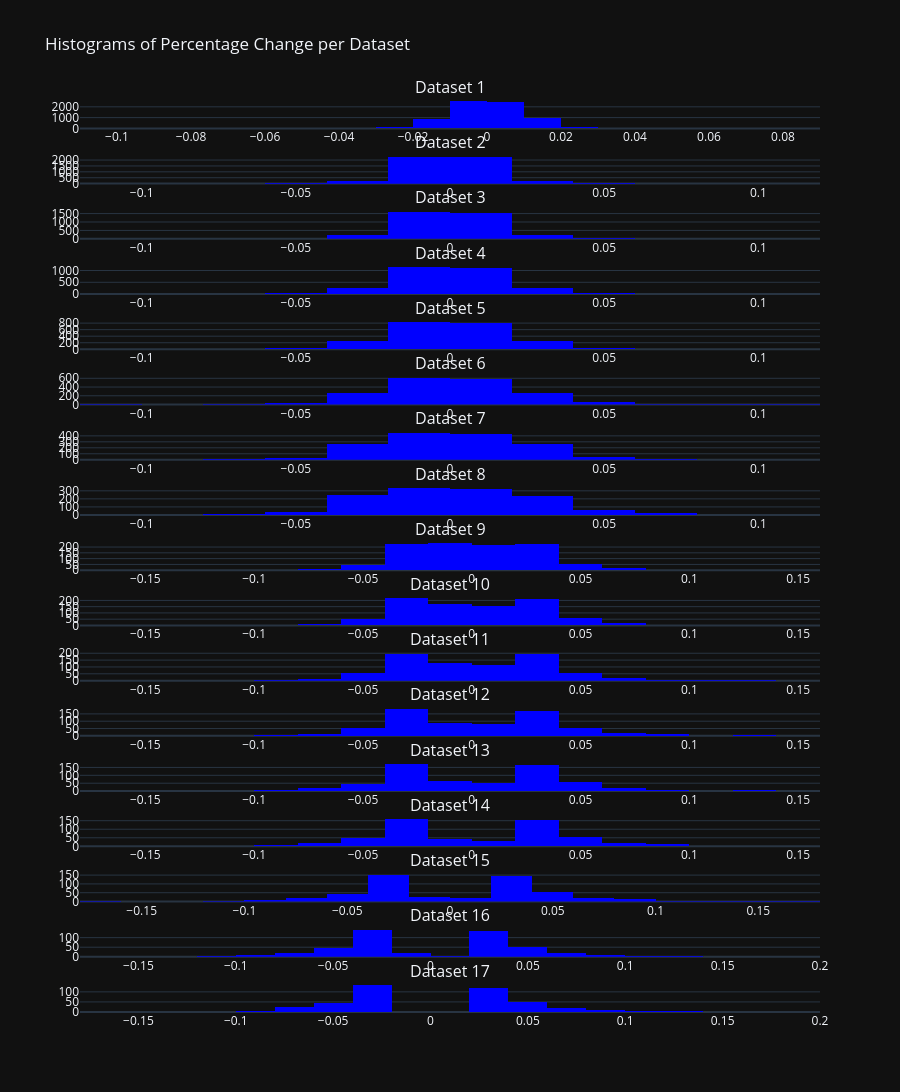

Notebook source saved alongside this figure:
### Code cell
import pandas as pd
import plotly.graph_objects as go
from plotly.subplots import make_subplots

# Function to load datasets and create subplots for histogram plots
def plot_histogram_subplots(datasets):
    # Calculate the number of rows needed for subplots based on the number of datasets
    rows = len(datasets)
    
    # Create a subplot figure with one column and as many rows as there are datasets
    fig = make_subplots(rows=rows, cols=1, subplot_titles=[f'Dataset {i+1}' for i in range(rows)])

    for i, dataset_path in enumerate(datasets):
        # Load dataset
        df = pd.read_csv(dataset_path)

        # Check if 'perc_change' column exists
        if 'percentage_change' in df.columns:
            # Add a histogram trace for each dataset, each in its own subplot
            fig.add_trace(go.Histogram(x=df['percentage_change'], nbinsx=20, marker_color='blue'), row=i+1, col=1)
        else:
            print(f"'perc_change' column not found in Dataset {i+1}")

    # Update layout for all subplots together
    fig.update_layout(
        height=300*rows,  # Adjust the figure height based on the number of subplots
        width=900,
        title_text='Histograms of Percentage Change per Dataset',
        showlegend=False
    )
    
    # Show plot
    fig.show()
    fig.write_image("E:\SignalModel\price features/figure.png")
# List of dataset paths
datasets = [
    'E:\SignalModel\price features\\0.004\\new_analysis_dataframe.csv',
    'E:\SignalModel\price features\\0.005\\new_analysis_dataframe.csv',
    'E:\SignalModel\price features\\0.006\\new_analysis_dataframe.csv',
     'E:\SignalModel\price features\\0.007\\new_analysis_dataframe.csv',
     'E:\SignalModel\price features\\0.008\\new_analysis_dataframe.csv',
     'E:\SignalModel\price features\\0.009\\new_analysis_dataframe.csv',
     'E:\SignalModel\price features\\0.01\\new_analysis_dataframe.csv',
     'E:\SignalModel\price features\\0.011\\new_analysis_dataframe.csv',
     'E:\SignalModel\price features\\0.012\\new_analysis_dataframe.csv',
     'E:\SignalModel\price features\\0.013\\new_analysis_dataframe.csv',
     'E:\SignalModel\price features\\0.014\\new_analysis_dataframe.csv',
     'E:\SignalModel\price features\\0.015\\new_analysis_dataframe.csv',
     'E:\SignalModel\price features\\0.016\\new_analysis_dataframe.csv',
     'E:\SignalModel\price features\\0.017\\new_analysis_dataframe.csv',
     'E:\SignalModel\price features\\0.018\\new_analysis_dataframe.csv',
     'E:\SignalModel\price features\\0.019\\new_analysis_dataframe.csv',
     'E:\SignalModel\price features\\0.02\\new_analysis_dataframe.csv',
]


plot_histogram_subplots(datasets)

### Figure 1 — Plotly figure (JSON) as saved in the notebook; plotly's stock layout.template omitted (floating-point values rounded to 4 significant figures; data arrays with more than 128 entries replaced by an {"elided": "..."} marker saying what was removed)
{"data": [{"marker": {"color": "blue"}, "nbinsx": 20, "x": {"elided": "7124 float values"}, "type": "histogram", "xaxis": "x", "yaxis": "y"}, {"marker": {"color": "blue"}, "nbinsx": 20, "x": {"elided": "4998 float values"}, "type": "histogram", "xaxis": "x2", "yaxis": "y2"}, {"marker": {"color": "blue"}, "nbinsx": 20, "x": {"elided": "3690 float values"}, "type": "histogram", "xaxis": "x3", "yaxis": "y3"}, {"marker": {"color": "blue"}, "nbinsx": 20, "x": {"elided": "2836 float values"}, "type": "histogram", "xaxis": "x4", "yaxis": "y4"}, {"marker": {"color": "blue"}, "nbinsx": 20, "x": {"elided": "2242 float values"}, "type": "histogram", "xaxis": "x5", "yaxis": "y5"}, {"marker": {"color": "blue"}, "nbinsx": 20, "x": {"elided": "1843 float values"}, "type": "histogram", "xaxis": "x6", "yaxis": "y6"}, {"marker": {"color": "blue"}, "nbinsx": 20, "x": {"elided": "1517 float values"}, "type": "histogram", "xaxis": "x7", "yaxis": "y7"}, {"marker": {"color": "blue"}, "nbinsx": 20, "x": {"elided": "1269 float values"}, "type": "histogram", "xaxis": "x8", "yaxis": "y8"}, {"marker": {"color": "blue"}, "nbinsx": 20, "x": {"elided": "1047 float values"}, "type": "histogram", "xaxis": "x9", "yaxis": "y9"}, {"marker": {"color": "blue"}, "nbinsx": 20, "x": {"elided": "905 float values"}, "type": "histogram", "xaxis": "x10", "yaxis": "y10"}, {"marker": {"color": "blue"}, "nbinsx": 20, "x": {"elided": "793 float values"}, "type": "histogram", "xaxis": "x11", "yaxis": "y11"}, {"marker": {"color": "blue"}, "nbinsx": 20, "x": {"elided": "691 float values"}, "type": "histogram", "xaxis": "x12", "yaxis": "y12"}, {"marker": {"color": "blue"}, "nbinsx": 20, "x": {"elided": "618 float values"}, "type": "histogram", "xaxis": "x13", "yaxis": "y13"}, {"marker": {"color": "blue"}, "nbinsx": 20, "x": {"elided": "556 float values"}, "type": "histogram", "xaxis": "x14", "yaxis": "y14"}, {"marker": {"color": "blue"}, "nbinsx": 20, "x": {"elided": "514 float values"}, "type": "histogram", "xaxis": "x15", "yaxis": "y15"}, {"marker": {"color": "blue"}, "nbinsx": 20, "x": {"elided": "471 float values"}, "type": "histogram", "xaxis": "x16", "yaxis": "y16"}, {"marker": {"color": "blue"}, "nbinsx": 20, "x": {"elided": "425 float values"}, "type": "histogram", "xaxis": "x17", "yaxis": "y17"}], "layout": {"xaxis": {"anchor": "y", "domain": [0.0, 1.0]}, "yaxis": {"anchor": "x", "domain": [0.9689, 1.0]}, "xaxis2": {"anchor": "y2", "domain": [0.0, 1.0]}, "yaxis2": {"anchor": "x2", "domain": [0.9083, 0.9394]}, "xaxis3": {"anchor": "y3", "domain": [0.0, 1.0]}, "yaxis3": {"anchor": "x3", "domain": [0.8478, 0.8789]}, "xaxis4": {"anchor": "y4", "domain": [0.0, 1.0]}, "yaxis4": {"anchor": "x4", "domain": [0.7872, 0.8183]}, "xaxis5": {"anchor": "y5", "domain": [0.0, 1.0]}, "yaxis5": {"anchor": "x5", "domain": [0.7266, 0.7578]}, "xaxis6": {"anchor": "y6", "domain": [0.0, 1.0]}, "yaxis6": {"anchor": "x6", "domain": [0.6661, 0.6972]}, "xaxis7": {"anchor": "y7", "domain": [0.0, 1.0]}, "yaxis7": {"anchor": "x7", "domain": [0.6055, 0.6367]}, "xaxis8": {"anchor": "y8", "domain": [0.0, 1.0]}, "yaxis8": {"anchor": "x8", "domain": [0.545, 0.5761]}, "xaxis9": {"anchor": "y9", "domain": [0.0, 1.0]}, "yaxis9": {"anchor": "x9", "domain": [0.4844, 0.5156]}, "xaxis10": {"anchor": "y10", "domain": [0.0, 1.0]}, "yaxis10": {"anchor": "x10", "domain": [0.4239, 0.455]}, "xaxis11": {"anchor": "y11", "domain": [0.0, 1.0]}, "yaxis11": {"anchor": "x11", "domain": [0.3633, 0.3945]}, "xaxis12": {"anchor": "y12", "domain": [0.0, 1.0]}, "yaxis12": {"anchor": "x12", "domain": [0.3028, 0.3339]}, "xaxis13": {"anchor": "y13", "domain": [0.0, 1.0]}, "yaxis13": {"anchor": "x13", "domain": [0.2422, 0.2734]}, "xaxis14": {"anchor": "y14", "domain": [0.0, 1.0]}, "yaxis14": {"anchor": "x14", "domain": [0.1817, 0.2128]}, "xaxis15": {"anchor": "y15", "domain": [0.0, 1.0]}, "yaxis15": {"anchor": "x15", "domain": [0.1211, 0.1522]}, "xaxis16": {"anchor": "y16", "domain": [0.0, 1.0]}, "yaxis16": {"anchor": "x16", "domain": [0.06055, 0.0917]}, "xaxis17": {"anchor": "y17", "domain": [0.0, 1.0]}, "yaxis17": {"anchor": "x17", "domain": [0.0, 0.03114]}, "annotations": [{"font": {"size": 16}, "showarrow": false, "text": "Dataset 1", "x": 0.5, "xanchor": "center", "xref": "paper", "y": 1.0, "yanchor": "bottom", "yref": "paper"}, {"font": {"size": 16}, "showarrow": false, "text": "Dataset 2", "x": 0.5, "xanchor": "center", "xref": "paper", "y": 0.9394, "yanchor": "bottom", "yref": "paper"}, {"font": {"size": 16}, "showarrow": false, "text": "Dataset 3", "x": 0.5, "xanchor": "center", "xref": "paper", "y": 0.8789, "yanchor": "bottom", "yref": "paper"}, {"font": {"size": 16}, "showarrow": false, "text": "Dataset 4", "x": 0.5, "xanchor": "center", "xref": "paper", "y": 0.8183, "yanchor": "bottom", "yref": "paper"}, {"font": {"size": 16}, "showarrow": false, "text": "Dataset 5", "x": 0.5, "xanchor": "center", "xref": "paper", "y": 0.7578, "yanchor": "bottom", "yref": "paper"}, {"font": {"size": 16}, "showarrow": false, "text": "Dataset 6", "x": 0.5, "xanchor": "center", "xref": "paper", "y": 0.6972, "yanchor": "bottom", "yref": "paper"}, {"font": {"size": 16}, "showarrow": false, "text": "Dataset 7", "x": 0.5, "xanchor": "center", "xref": "paper", "y": 0.6367, "yanchor": "bottom", "yref": "paper"}, {"font": {"size": 16}, "showarrow": false, "text": "Dataset 8", "x": 0.5, "xanchor": "center", "xref": "paper", "y": 0.5761, "yanchor": "bottom", "yref": "paper"}, {"font": {"size": 16}, "showarrow": false, "text": "Dataset 9", "x": 0.5, "xanchor": "center", "xref": "paper", "y": 0.5156, "yanchor": "bottom", "yref": "paper"}, {"font": {"size": 16}, "showarrow": false, "text": "Dataset 10", "x": 0.5, "xanchor": "center", "xref": "paper", "y": 0.455, "yanchor": "bottom", "yref": "paper"}, {"font": {"size": 16}, "showarrow": false, "text": "Dataset 11", "x": 0.5, "xanchor": "center", "xref": "paper", "y": 0.3945, "yanchor": "bottom", "yref": "paper"}, {"font": {"size": 16}, "showarrow": false, "text": "Dataset 12", "x": 0.5, "xanchor": "center", "xref": "paper", "y": 0.3339, "yanchor": "bottom", "yref": "paper"}, {"font": {"size": 16}, "showarrow": false, "text": "Dataset 13", "x": 0.5, "xanchor": "center", "xref": "paper", "y": 0.2734, "yanchor": "bottom", "yref": "paper"}, {"font": {"size": 16}, "showarrow": false, "text": "Dataset 14", "x": 0.5, "xanchor": "center", "xref": "paper", "y": 0.2128, "yanchor": "bottom", "yref": "paper"}, {"font": {"size": 16}, "showarrow": false, "text": "Dataset 15", "x": 0.5, "xanchor": "center", "xref": "paper", "y": 0.1522, "yanchor": "bottom", "yref": "paper"}, {"font": {"size": 16}, "showarrow": false, "text": "Dataset 16", "x": 0.5, "xanchor": "center", "xref": "paper", "y": 0.0917, "yanchor": "bottom", "yref": "paper"}, {"font": {"size": 16}, "showarrow": false, "text": "Dataset 17", "x": 0.5, "xanchor": "center", "xref": "paper", "y": 0.03114, "yanchor": "bottom", "yref": "paper"}], "title": {"text": "Histograms of Percentage Change per Dataset"}, "height": 5100, "width": 900, "showlegend": false}}
